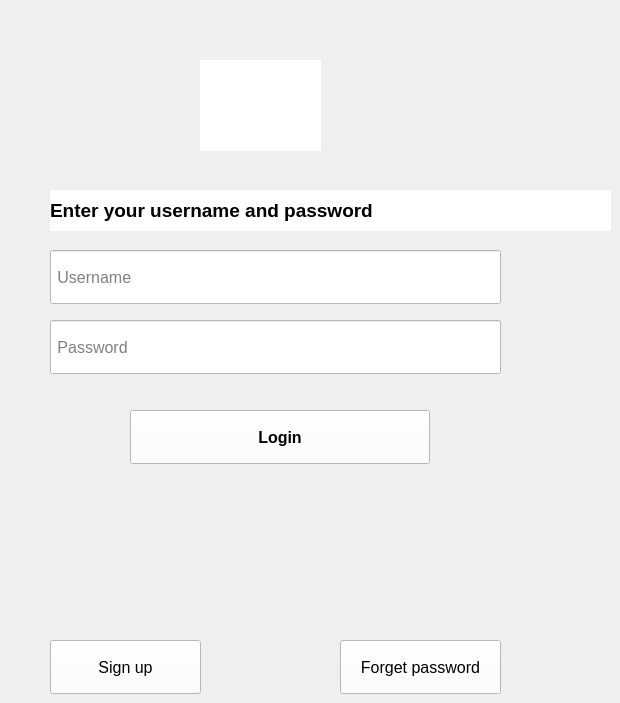
              <widget class="page" name="stackedWidget_page1to2">
               <widget class="QLabel" name="label">
                <property name="geometry">
                 <rect>
                  <x>200</x>
                  <y>60</y>
                  <width>121</width>
                  <height>91</height>
                 </rect>
                </property>
                <property name="maximumSize">
                 <size>
                  <width>200</width>
                  <height>200</height>
                 </size>
                </property>
                <property name="styleSheet">
                 <string notr="true">background:white;</string>
                </property>
                <property name="text">
                 <string/>
                </property>
                <property name="pixmap">
                 <pixmap>images/user..png</pixmap>
                </property>
                <property name="scaledContents">
                 <bool>true</bool>
                </property>
               </widget>
               <widget class="QLabel" name="label_2">
                <property name="geometry">
                 <rect>
                  <x>220</x>
                  <y>210</y>
                  <width>68</width>
                  <height>19</height>
                 </rect>
                </property>
                <property name="text">
                 <string/>
                </property>
               </widget>
               <widget class="QLabel" name="label_3">
                <property name="geometry">
                 <rect>
                  <x>50</x>
                  <y>190</y>
                  <width>561</width>
                  <height>41</height>
                 </rect>
                </property>
                <property name="minimumSize">
                 <size>
                  <width>400</width>
                  <height>31</height>
                 </size>
                </property>
                <property name="font">
                 <font>
                  <pointsize>14</pointsize>
                  <weight>75</weight>
                  <bold>true</bold>
                 </font>
                </property>
                <property name="styleSheet">
                 <string notr="true">background-color:white;</string>
                </property>
                <property name="text">
                 <string>Enter your username and password</string>
                </property>
               </widget>
               <widget class="QLineEdit" name="lineEdit">
                <property name="geometry">
                 <rect>
                  <x>50</x>
                  <y>250</y>
                  <width>451</width>
                  <height>54</height>
                 </rect>
                </property>
                <property name="minimumSize">
                 <size>
                  <width>94</width>
                  <height>54</height>
                 </size>
                </property>
                <property name="font">
                 <font>
                  <pointsize>12</pointsize>
                 </font>
                </property>
                <property name="styleSheet">
                 <string notr="true">background-color:white
;
color:black</string>
                </property>
                <property name="text">
                 <string/>
                </property>
                <property name="placeholderText">
                 <string> Username</string>
                </property>
               </widget>
               <widget class="QLineEdit" name="lineEdit_2">
                <property name="geometry">
                 <rect>
                  <x>50</x>
                  <y>320</y>
                  <width>451</width>
                  <height>54</height>
                 </rect>
                </property>
                <property name="minimumSize">
                 <size>
                  <width>94</width>
                  <height>54</height>
                 </size>
                </property>
                <property name="font">
                 <font>
                  <pointsize>12</pointsize>
                 </font>
                </property>
                <property name="styleSheet">
                 <string notr="true">background-color:white;
color:black;</string>
                </property>
                <property name="text">
                 <string/>
                </property>
                <property name="placeholderText">
                 <string> Password</string>
                </property>
               </widget>
               <widget class="QPushButton" name="pushButton">
                <property name="geometry">
                 <rect>
                  <x>130</x>
                  <y>410</y>
                  <width>300</width>
                  <height>54</height>
                 </rect>
                </property>
                <property name="minimumSize">
                 <size>
                  <width>300</width>
                  <height>54</height>
                 </size>
                </property>
                <property name="maximumSize">
                 <size>
                  <width>300</width>
                  <height>16777215</height>
                 </size>
                </property>
                <property name="font">
                 <font>
                  <pointsize>12</pointsize>
                  <weight>75</weight>
                  <bold>true</bold>
                 </font>
                </property>
                <property name="styleSheet">
                 <string notr="true">background-color:white
;
color:black</string>
                </property>
                <property name="text">
                 <string>Login</string>
                </property>
               </widget>
               <widget class="QWidget" name="widget_4" native="true">
                <property name="geometry">
                 <rect>
                  <x>40</x>
                  <y>640</y>
                  <width>471</width>
                  <height>54</height>
                 </rect>
                </property>
                <property name="minimumSize">
                 <size>
                  <width>94</width>
                  <height>54</height>
                 </size>
                </property>
                <widget class="QPushButton" name="pushButton_3">
                 <property name="geometry">
                  <rect>
                   <x>300</x>
                   <y>0</y>
                   <width>161</width>
                   <height>54</height>
                  </rect>
                 </property>
                 <property name="minimumSize">
                  <size>
                   <width>94</width>
                   <height>54</height>
                  </size>
                 </property>
                 <property name="font">
                  <font>
                   <pointsize>12</pointsize>
                  </font>
                 </property>
                 <property name="styleSheet">
                  <string notr="true">background-color:white;
color:black</string>
                 </property>
                 <property name="text">
                  <string>Forget password</string>
                 </property>
                </widget>
                <widget class="QPushButton" name="pushButton_2">
                 <property name="geometry">
                  <rect>
                   <x>10</x>
                   <y>0</y>
                   <width>151</width>
                   <height>54</height>
                  </rect>
                 </property>
                 <property name="minimumSize">
                  <size>
                   <width>94</width>
                   <height>54</height>
                  </size>
                 </property>
                 <property name="font">
                  <font>
                   <pointsize>12</pointsize>
                   <weight>50</weight>
                   <bold>false</bold>
                  </font>
                 </property>
                 <property name="styleSheet">
                  <string notr="true">background-color:white;
color:black
</string>
                 </property>
                 <property name="text">
                  <string>Sign up</string>
                 </property>
                </widget>
               </widget>
              </widget>
